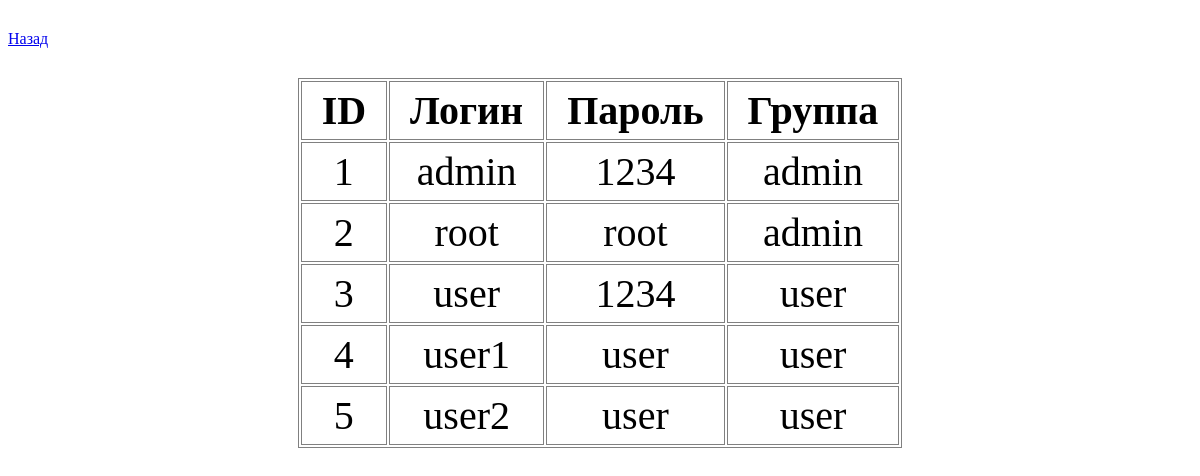
Screenshot of /server/apache/data/apache/read_users.php with the database file from the repository.
### tables this page shows
CREATE TABLE IF NOT EXISTS users (
    ID INT AUTO_INCREMENT,
    name VARCHAR(20) NOT NULL,
    passwd VARCHAR(20) NOT NULL,
    groupID INT NOT NULL,
    PRIMARY KEY (ID),
    FOREIGN KEY (groupID) REFERENCES user_group (ID)
);

CREATE TABLE IF NOT EXISTS user_group (
    ID INT AUTO_INCREMENT,
    name VARCHAR(20) NOT NULL,
    PRIMARY KEY (ID)
);

### server/apache/data/apache/database.php (called while the page is built, shortened)
<?php
    class Database {
        private static $host = "db";
        private static $user = "user";
        private static $pass = "password";
        private static $db_name = "appDB";
        public static function query($q) {
            $mysql = new mysqli(self::$host,
                                self::$user,
                                self::$pass,
                                self::$db_name);
            $res = $mysql->query($q);
            return $res;
        }
    }
?>

### server/apache/data/apache/read_users.php (the view, shortened to what this page needs)
<html lang="en">
<head>
    <link rel="stylesheet" href="apache-style.css" type="text/css"/>
</head>
    <body>
        <div class="nav">
            <a href="../nav.html">Назад</a>
        </div>
        <table>
            <tr><th>ID</th><th>Логин</th><th>Пароль</th><th>Группа</th></tr>
            <?php
                include_once "./database.php";
                $q = "SELECT users.ID as ID, users.name as name, passwd, user_group.name as group_name FROM users JOIN user_group ON users.groupID = user_group.ID";
                $res = Database::query($q);
                foreach ($res as $row)
                    echo "<tr><td>{$row['ID']}</td><td>{$row['name']}</td><td>{$row['passwd']}</td><td>{$row['group_name']}</td></tr>";
            ?>
        </table>
    </body>
</html>

### server/apache/data/apache/apache-style.css (style rules this page uses)
table { border: 1px solid grey; margin-left: auto; margin-right: auto; }
th { padding: 5px 20px; text-align: center; border: 1px solid grey; font-size: 250%; }
td { padding: 5px; text-align: center; border: 1px solid grey; font-size: 250%; }
.nav { margin: 30px 0px; display: flex; flex-direction: column; justify-content: space-evenly; }

### rows the page displays
users: ID "1", name "admin", passwd "1234", groupID.name "admin"
users: ID "2", name "root", passwd "root", groupID.name "admin"
users: ID "3", name "user", passwd "1234", groupID.name "user"
users: ID "4", name "user1", passwd "user", groupID.name "user"
users: ID "5", name "user2", passwd "user", groupID.name "user"
